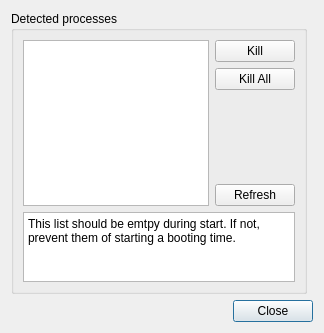
<?xml version="1.0" encoding="UTF-8"?>
<ui version="4.0">
 <class>Dialog</class>
 <widget class="QDialog" name="Dialog">
  <property name="geometry">
   <rect>
    <x>0</x>
    <y>0</y>
    <width>324</width>
    <height>333</height>
   </rect>
  </property>
  <property name="windowTitle">
   <string>Already running services</string>
  </property>
  <layout class="QGridLayout" name="gridLayout">
   <item row="5" column="0" colspan="2">
    <widget class="QDialogButtonBox" name="buttonBox">
     <property name="orientation">
      <enum>Qt::Horizontal</enum>
     </property>
     <property name="standardButtons">
      <set>QDialogButtonBox::Close</set>
     </property>
    </widget>
   </item>
   <item row="2" column="0">
    <widget class="QGroupBox" name="groupBox">
     <property name="title">
      <string>Detected processes</string>
     </property>
     <layout class="QGridLayout" name="gridLayout_2">
      <item row="1" column="1">
       <widget class="QPushButton" name="pushButton_2">
        <property name="text">
         <string>Kill All</string>
        </property>
       </widget>
      </item>
      <item row="0" column="1">
       <widget class="QPushButton" name="pushButton">
        <property name="text">
         <string>Kill</string>
        </property>
       </widget>
      </item>
      <item row="4" column="0" colspan="2">
       <widget class="QPlainTextEdit" name="plainTextEdit">
        <property name="sizePolicy">
         <sizepolicy hsizetype="Expanding" vsizetype="Maximum">
          <horstretch>0</horstretch>
          <verstretch>0</verstretch>
         </sizepolicy>
        </property>
        <property name="maximumSize">
         <size>
          <width>16777215</width>
          <height>94</height>
         </size>
        </property>
        <property name="readOnly">
         <bool>true</bool>
        </property>
        <property name="plainText">
         <string>This list should be emtpy during start. If not, prevent them of starting a booting time.</string>
        </property>
       </widget>
      </item>
      <item row="2" column="1">
       <spacer name="verticalSpacer">
        <property name="orientation">
         <enum>Qt::Vertical</enum>
        </property>
        <property name="sizeHint" stdset="0">
         <size>
          <width>20</width>
          <height>40</height>
         </size>
        </property>
       </spacer>
      </item>
      <item row="3" column="1">
       <widget class="QPushButton" name="pushButton_3">
        <property name="text">
         <string>Refresh</string>
        </property>
       </widget>
      </item>
      <item row="0" column="0" rowspan="4">
       <widget class="QListWidget" name="listWidget">
        <property name="sizePolicy">
         <sizepolicy hsizetype="Expanding" vsizetype="Expanding">
          <horstretch>0</horstretch>
          <verstretch>0</verstretch>
         </sizepolicy>
        </property>
       </widget>
      </item>
     </layout>
    </widget>
   </item>
  </layout>
 </widget>
 <resources/>
 <connections>
  <connection>
   <sender>buttonBox</sender>
   <signal>accepted()</signal>
   <receiver>Dialog</receiver>
   <slot>accept()</slot>
   <hints>
    <hint type="sourcelabel">
     <x>248</x>
     <y>254</y>
    </hint>
    <hint type="destinationlabel">
     <x>157</x>
     <y>274</y>
    </hint>
   </hints>
  </connection>
  <connection>
   <sender>buttonBox</sender>
   <signal>rejected()</signal>
   <receiver>Dialog</receiver>
   <slot>reject()</slot>
   <hints>
    <hint type="sourcelabel">
     <x>316</x>
     <y>260</y>
    </hint>
    <hint type="destinationlabel">
     <x>286</x>
     <y>274</y>
    </hint>
   </hints>
  </connection>
 </connections>
</ui>
